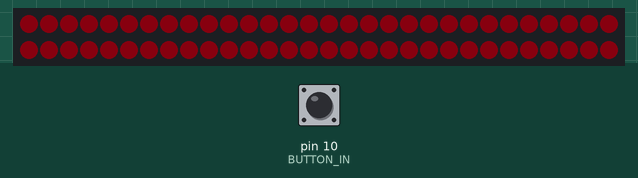
Recording of a sketch running on a simulated Arduino Mega 2560, built with avr-gcc and run on an emulated ATmega2560. On the bench: 60 RGB LEDs in strip order, left to right, continuing on the next row. The inputs (shaded band) are chosen by the test bench; at power-on: pin 10 (BUTTON_IN) LOW. Dim RGB values are drawn brighter than linear; random numbers use the default seed unless the sketch sets one.

Above: at 0.1 s.
At 2.9 s:
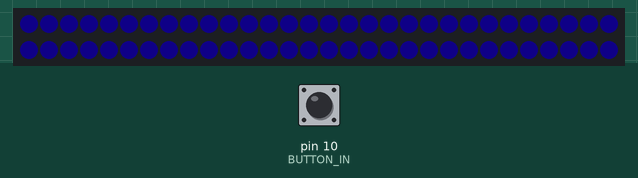
At 5.7 s:
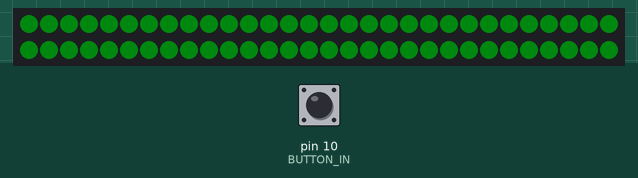
At 13.11 s:
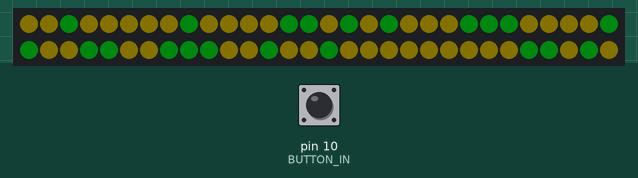
At 19.8 s:
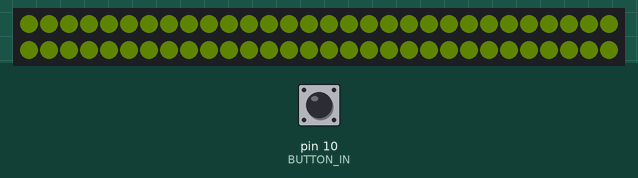
At 36.7 s:
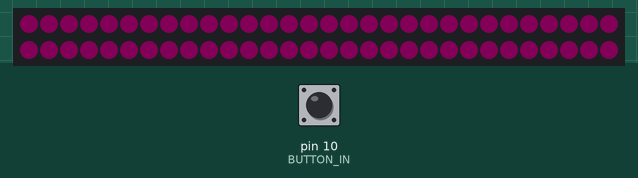

The sketch:

noisy.ino
```cpp
//            _
//   _ _  ___(_)____  _
//  | ' \/ _ \ (_-< || |
//  |_||_\___/_/__/\_, |
//                 |__/
// by stephan.com 2014
//
// a blinkytape program that selects a new color on every button push
// and fades to the new color by random diffusion
//
// TODO debounce button

#include <FastLED.h>
#include <Bounce2.h>

#define LED_COUNT 60 // BlinkyTape has 60 LEDs!
struct CRGB leds[LED_COUNT]; // this struct contains 60 CRGB values.  This is where

#define LED_OUT      13
#define BUTTON_IN    10
#define ANALOG_INPUT A9
#define IO_A         7
#define IO_B         11

// uncomment this line to automatically change color
#define AUTOREPEAT

#define PAUSE_TIME 20
#define FADE_STEPS 64

int count = 0;
CRGB old_color;
CRGB new_color;
Bounce clicker = Bounce();

CRGB random_color() {
  CRGB color; // = random() & 0xffffff;
  color.setHue(random()%360);
  return color;
}


// first, let's get ready to blink using some FastLED routines
// take a look at the FastLED example called Fast2Dev for more usage info
void setup()
{
  LEDS.addLeds<WS2812B, LED_OUT, GRB>(leds, LED_COUNT); // this configures the BlinkyBoard - leave as is.
  LEDS.setBrightness(10);
  LEDS.showColor(old_color = random_color());
    new_color = random_color();

   clicker.interval(500);
   clicker.attach(BUTTON_IN);
   randomSeed(analogRead(0));
}

void do_fade() {
  for(int i=0 ; i < LED_COUNT ; i++) {
    if(random() % FADE_STEPS < count) {
      leds[i] = old_color;
    } else {
      leds[i] = new_color;
    }
  }

  LEDS.show();
}

void loop() {

boolean do_start;

#ifdef AUTOREPEAT
  do_start = !count;
  if(do_start) { delay(1000); }
#else
  do_start = clicker.update() && !count;
#endif

  if(do_start){
     count = FADE_STEPS;
  } else if(count){
    do_fade();
    count--;
    if(!count){
      old_color = new_color;
      LEDS.showColor(old_color);
      new_color = random_color();
    }
  }

  delay(PAUSE_TIME);
}
```
